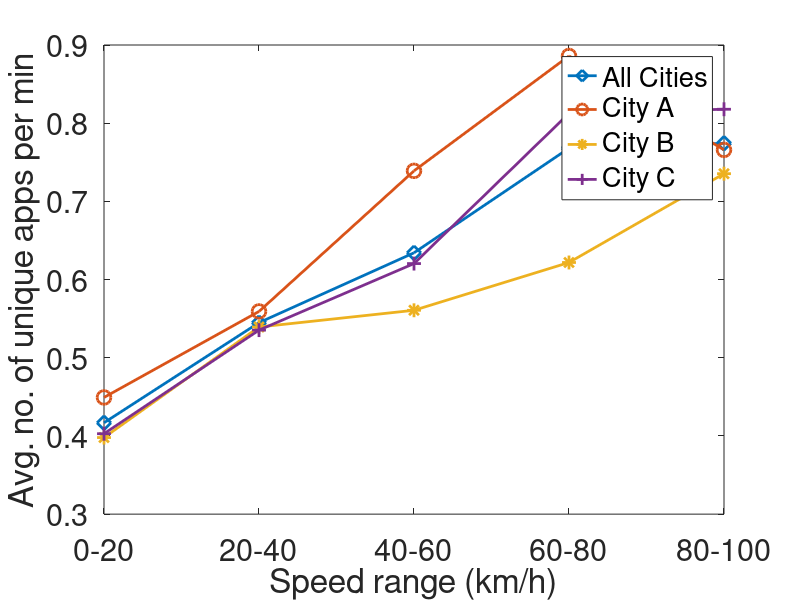

Recreate this plot in MATLAB. (Note: this script raises an error after producing the figure.)
clear;
clc;
close;

addpath('C:/export_fig/');
M = dlmread('average_app_per_min.csv');
app = M(:, 1:5).'
app = app.*60
figure('position', [100, 100, 800, 600])
plot(app(:,4), '-d', ...
    'LineWidth',2,...
    'MarkerSize',10)
hold on;
plot(app(:,1), '-o', ...
    'LineWidth',2,...
    'MarkerSize',10)
plot(app(:,2), '-*', ...
    'LineWidth',2,...
    'MarkerSize',10)
plot(app(:,3), '-+', ...
    'LineWidth',2,...
    'MarkerSize',10)
hold off;
ylabel('Avg. no. of unique apps per min');
xlabel('Speed range (km/h)');
speed = {'0-20', '20-40', '40-60', '60-80', '80-100'};
set(gca, 'XTick', 1:5, 'XTickLabel', speed, 'FontSize',22)
legend('All Cities', 'City A','City B','City C')

set(gcf, 'Color', 'w');
export_fig app_per_min_8_6.pdf




% clear;
% clc;
% close;

% addpath('C:/export_fig/');
% M = dlmread('average_app_per_min.csv');
% app = M(:, 1:5).'
% app = app.*60
% figure('position', [100, 100, 1700*0.7, 600*0.7])
% plot(app(:,4), '-d', ...
    % 'LineWidth',2,...
    % 'MarkerSize',10)
% hold on;
% plot(app(:,1), '-o', ...
    % 'LineWidth',2,...
    % 'MarkerSize',10)
% plot(app(:,2), '-*', ...
    % 'LineWidth',2,...
    % 'MarkerSize',10)
% plot(app(:,3), '-+', ...
    % 'LineWidth',2,...
    % 'MarkerSize',10)
% hold off;
% ylabel('Average no. of unique apps (app/min)');
% xlabel('Speed range (km/h)');
% speed = {'0-20', '20-40', '40-60', '60-80', '80-100'};
% set(gca, 'XTick', 1:5, 'XTickLabel', speed, 'FontSize',22)
% legend('All Cities', 'City A','City B','City C')

% set(gcf, 'Color', 'w');
% export_fig app_per_min_17_6.pdf


